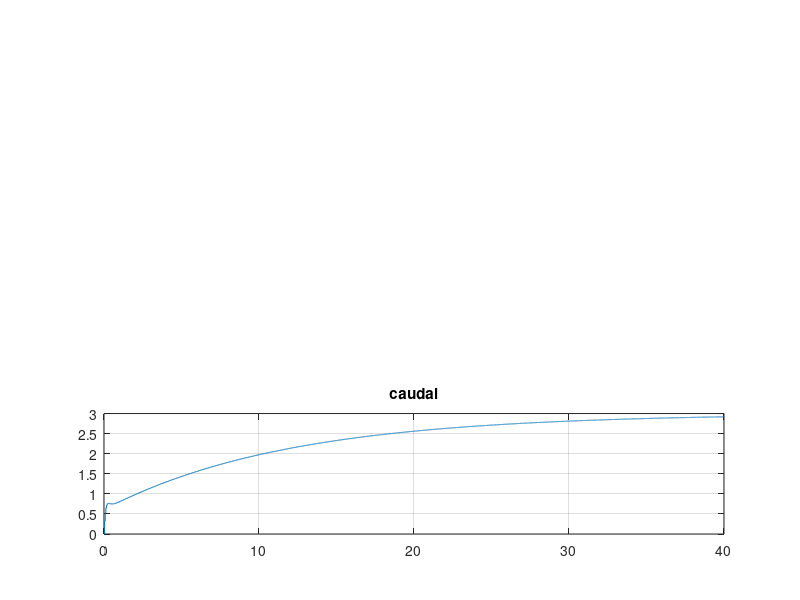

The MATLAB source for this figure:
%%TP1 Ejercicio 1, iniciso 4
pkg load control signal;
clc; clear all; close all;

%componentes
A1=1;
A2=1;
R1=1/2;
R2=1/3;
h1(1)=0;
h2(1)=0;
%matrices del espacio de estados (ss)
A=[-1/(A1*R1) 1/(A1*R1); 1/(A2*R1) -(1/(A2*R1)+1/(A2*R2))]
B=[1/A1; 0]
Ct=[0 1]
D=[0]
X=[h1 ; h2];
u(1)=0;
sys=ss(A,B,Ct,D);
Y(1)=0;

%Variables de utilidad
Ts=0.04;
h=Ts/20;
muestras=1000;
t = 0:h:(muestras*Ts);
i=1; k=0;
referencia=1; %%altura en metros del tanque 2


%%DLQR
%%Primero discretizamos el sistema como:
sys_D=c2d(sys,Ts,'zoh');
Ad  = sys_D.a;
Bd  = sys_D.b;
Ctd = sys_D.c;
Dd  = sys_D.d;

A_ampd=[Ad zeros(2,1); -Ctd*Ad 1]
B_ampd=[Bd;-Ctd*Bd]

Qd  = diag([10 .1 100])
Rd   = 1
Kd=dlqr(A_ampd,B_ampd,Qd,Rd);
psi=0;
Y(1)=0;
u1(1)=0;

for ki=1:muestras
  u1(ki)=-Kd*([X;psi]);
  for kii=1:Ts/h
    u(i)=u1(ki);

    h2_p=(-(h2(i)-h1(i))/A2*R1)-(h2(i)/R2*A2);
    h1_p=(h2(i)-h1(i))/A1*R1+u(i)/A1;
    h2(i+1)=h2(i)+h*h2_p;
    h1(i+1)=h1(i)+h*h1_p;
    psi=psi+h*(referencia-h2(i));
    X(1)=h1(i);X(2)=h2(i);
    i=i+1;
  endfor

endfor
u(i)=u1(ki);
%Imprimo como varían mis variables de estado y mi entrada
figure 1;
subplot(3,1,1) ;plot(t,h1); title("altura del primer tanque"); grid on;
subplot(3,1,2) ;plot(t,h2); grid on; hold;
step(sys,t,"color","r"), legend("altura controlada","altura sin controlador"); title("altura del segundo tanque");
subplot(3,1,3) ;plot(t,u); title("caudal");grid on;

